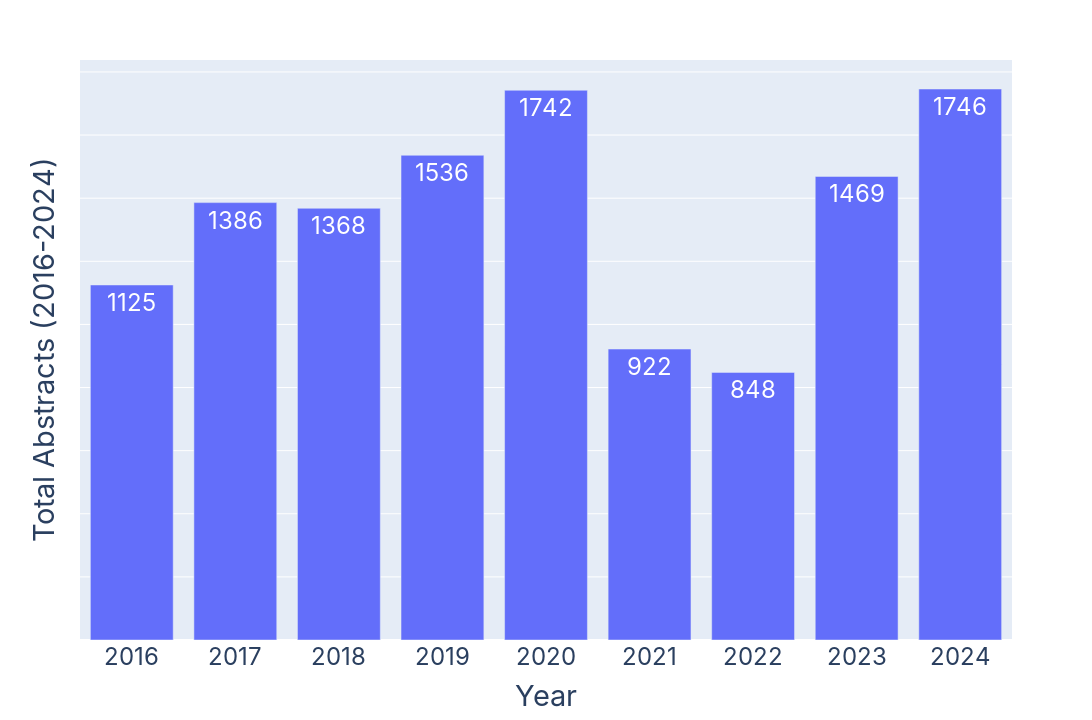

Write notebook code for a chart like this one.
### Markdown cell above
### Number of Abstracts by Year

First, we calculate the number of abstracts by year

### Code cell
## Group number of abstracts by year
df_years = df3.groupby('year').agg(
    total_count = ('control_number', 'nunique')
)

df_years.reset_index(inplace=True)
df_years
fig = px.bar(df_years, x='year', y='total_count', text_auto='',
labels = dict(year = 'Year', total_count = 'Total Abstracts (2016-2024)'))
# fig.show()

fig.update_layout(
    width=1600,
    height=720,
    font=dict(
        family="Inter",
        size=24))

fig.update_traces(textfont_size=24)
fig.update_yaxes(showticklabels=False)

fig.write_image('fig_num_abstracts.svg')
fig.show()

### Figure 1 — Plotly figure (JSON) as saved in the notebook; plotly's stock layout.template omitted (floating-point values rounded to 4 significant figures)
{"data": [{"alignmentgroup": "True", "hovertemplate": "Year=%{x}<br>Total Abstracts (2016-2024)=%{y}<extra></extra>", "legendgroup": "", "marker": {"color": "#636efa", "pattern": {"shape": ""}}, "name": "", "offsetgroup": "", "orientation": "v", "showlegend": false, "textfont": {"size": 24}, "textposition": "auto", "texttemplate": "%{y:}", "type": "bar", "x": [2016, 2017, 2018, 2019, 2020, 2021, 2022, 2023, 2024], "xaxis": "x", "y": [1125, 1386, 1368, 1536, 1742, 922, 848, 1469, 1746], "yaxis": "y"}], "layout": {"barmode": "relative", "font": {"family": "Inter", "size": 24}, "height": 720, "legend": {"tracegroupgap": 0}, "margin": {"t": 60}, "width": 1600, "xaxis": {"anchor": "y", "domain": [0, 1], "title": {"text": "Year"}}, "yaxis": {"anchor": "x", "domain": [0, 1], "showticklabels": false, "title": {"text": "Total Abstracts (2016-2024)"}}}}
